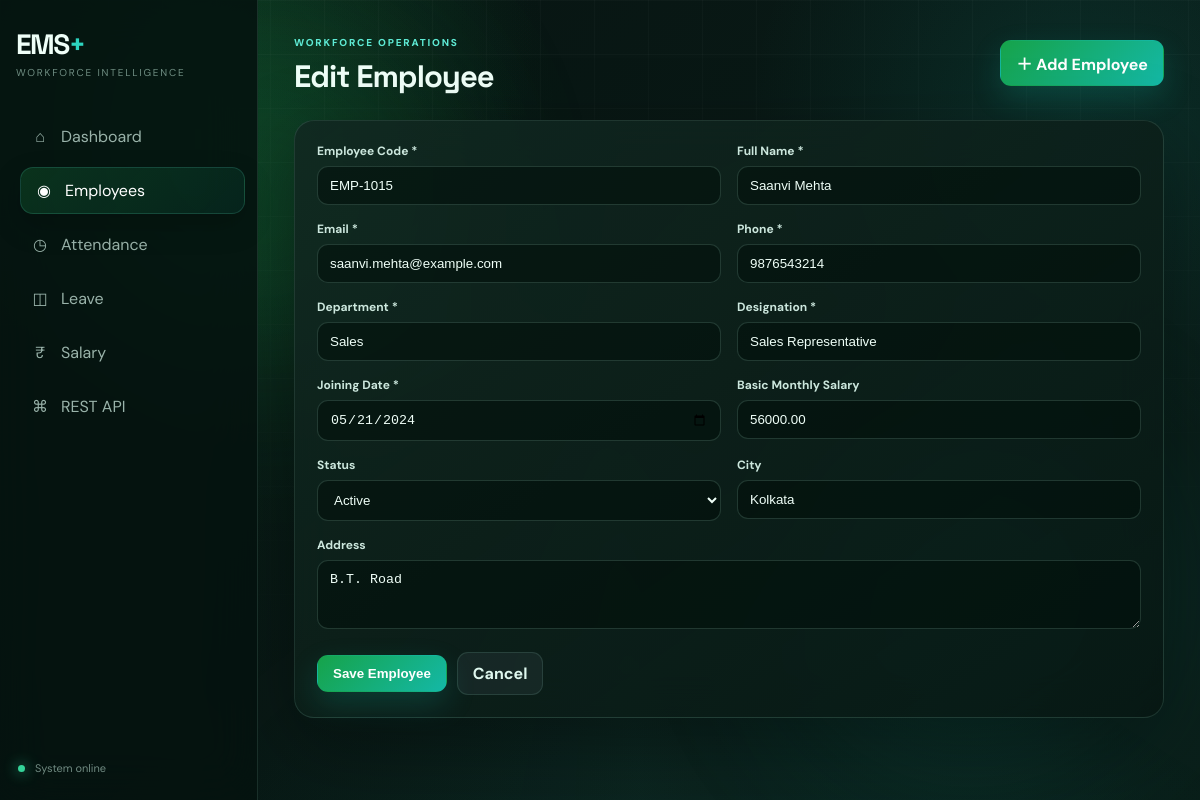
Page /employee-form.php?id=14 on the committed database.
### tables this page shows
CREATE TABLE IF NOT EXISTS employees (
 id INT UNSIGNED AUTO_INCREMENT PRIMARY KEY,
 employee_code VARCHAR(30) NOT NULL UNIQUE,
 name VARCHAR(120) NOT NULL,
 email VARCHAR(150) NOT NULL UNIQUE,
 phone VARCHAR(20) NOT NULL,
 department VARCHAR(100) NOT NULL,
 designation VARCHAR(100) NOT NULL,
 joining_date DATE NOT NULL,
 basic_salary DECIMAL(12,2) NOT NULL DEFAULT 0,
 status ENUM('active','inactive') NOT NULL DEFAULT 'active',
 address VARCHAR(255) DEFAULT NULL,
 city VARCHAR(100) DEFAULT NULL,
 created_at TIMESTAMP DEFAULT CURRENT_TIMESTAMP,
 updated_at TIMESTAMP DEFAULT CURRENT_TIMESTAMP ON UPDATE CURRENT_TIMESTAMP,
 INDEX idx_department(department), INDEX idx_status(status), INDEX idx_joining_date(joining_date)
);

### config/Database.php (called while the page is built, shortened)
<?php
class Database {
    private mysqli $connection;
    public function __construct() {
        $this->connection = new mysqli(DB_HOST, DB_USER, DB_PASS, DB_NAME);
        $this->connection->set_charset('utf8mb4');
    }
    public function getConnection(): mysqli { return $this->connection; }
}

### classes/Employee.php (called while the page is built, shortened)
<?php
class Employee {
    public function find(int $id): ?array { if($id<1)return null; $s=$this->db->prepare('SELECT * FROM employees WHERE id=?'); $s->bind_param('i',$id); $s->execute(); return $s->get_result()->fetch_assoc() ?: null; }
}

### config/bootstrap.php (called while the page is built, shortened)
<?php
require_once __DIR__ . '/Database.php';
require_once __DIR__ . '/../classes/Employee.php';
function e(mixed $value): string { return htmlspecialchars((string)($value ?? ''), ENT_QUOTES, 'UTF-8'); }

### public/employee-form.php (the view)
<?php require_once __DIR__.'/../config/bootstrap.php'; $db=new Database(); $m=new Employee($db->getConnection()); $id=(int)($_GET['id']??0); $r=$id?$m->find($id):null; if($id&&!$r) die('Employee not found'); $title=$id?'Edit Employee':'Add Employee'; $error=''; if($_SERVER['REQUEST_METHOD']==='POST'){ try { verify_csrf($_POST['csrf_token']??null); } catch(Throwable $securityError) { $error=$securityError->getMessage(); } $d=['employee_code'=>trim($_POST['employee_code']??''),'name'=>trim($_POST['name']??''),'email'=>trim($_POST['email']??''),'phone'=>trim($_POST['phone']??''),'department'=>trim($_POST['department']??''),'designation'=>trim($_POST['designation']??''),'joining_date'=>$_POST['joining_date']??'','basic_salary'=>(float)($_POST['basic_salary']??0),'status'=>$_POST['status']??'active','address'=>trim($_POST['address']??''),'city'=>trim($_POST['city']??'')]; if(!$error && (!$d['employee_code']||!$d['name']||!filter_var($d['email'],FILTER_VALIDATE_EMAIL)||!$d['phone']||!$d['department']||!$d['designation']||!valid_date($d['joining_date'])))$error='Please complete all required fields with a valid email.'; else try{$id?$m->update($id,$d):$m->create($d);redirect('employees.php');}catch(Throwable $e){$error=$e->getCode()===1062?'Employee code or email already exists.':'Unable to save employee.';} } require_once __DIR__.'/../partials/header.php'; ?>
<section class="panel"><?php if($error):?><div class="alert"><?=e($error)?></div><?php endif;?><form method="post"><input type="hidden" name="csrf_token" value="<?=e(csrf_token())?>"><div class="form-grid"><div class="field"><label>Employee Code *</label><input class="input" name="employee_code" value="<?=e($r['employee_code']??$_POST['employee_code']??'')?>" required></div><div class="field"><label>Full Name *</label><input class="input" name="name" value="<?=e($r['name']??$_POST['name']??'')?>" required></div><div class="field"><label>Email *</label><input class="input" type="email" name="email" value="<?=e($r['email']??$_POST['email']??'')?>" required></div><div class="field"><label>Phone *</label><input class="input" name="phone" value="<?=e($r['phone']??$_POST['phone']??'')?>" required></div><div class="field"><label>Department *</label><input class="input" name="department" value="<?=e($r['department']??$_POST['department']??'')?>" required></div><div class="field"><label>Designation *</label><input class="input" name="designation" value="<?=e($r['designation']??$_POST['designation']??'')?>" required></div><div class="field"><label>Joining Date *</label><input class="input" type="date" name="joining_date" value="<?=e($r['joining_date']??$_POST['joining_date']??date('Y-m-d'))?>" required></div><div class="field"><label>Basic Monthly Salary</label><input class="input" type="number" step="0.01" min="0" name="basic_salary" value="<?=e((string)($r['basic_salary']??$_POST['basic_salary']??0))?>"></div><div class="field"><label>Status</label><select class="select" name="status"><option value="active" <?=($r['status']??$_POST['status']??'active')==='active'?'selected':''?>>Active</option><option value="inactive" <?=($r['status']??$_POST['status']??'')==='inactive'?'selected':''?>>Inactive</option></select></div><div class="field"><label>City</label><input class="input" name="city" value="<?=e($r['city']??$_POST['city']??'')?>"></div><div class="field" style="grid-column:1/-1"><label>Address</label><textarea class="textarea" name="address" rows="3"><?=e($r['address']??$_POST['address']??'')?></textarea></div></div><div class="toolbar" style="margin-top:18px"><button class="btn btn-primary">Save Employee</button><a class="btn btn-secondary" href="employees.php">Cancel</a></div></form></section><?php require_once __DIR__.'/../partials/footer.php'; ?>

### public/assets/css/app.css (style rules this page uses)
:root { --bg:#071311;--bg2:#0b1f1a;--surface:rgba(13,30,25,.82);--surface2:rgba(18,40,33,.92);--ink:#effff8;--muted:#91aaa1;--line:rgba(159,220,198,.14);--primary:#22c55e;--primary2:#14b8a6;--cyan:#2dd4bf;--success:#34d399;--danger:#fb7185;--warning:#fbbf24;--shadow:0 26px 80px rgba(0,0,0,.35);font-family:"DM Sans",system-ui,sans-serif }
* { box-sizing:border-box }
html { scroll-behavior:smooth }
body { margin:0;min-height:100vh;color:var(--ink);background:radial-gradient(circle at 15% 5%,rgba(34,197,94,.16),transparent 28%),radial-gradient(circle at 90% 15%,rgba(20,184,166,.13),transparent 26%),linear-gradient(135deg,var(--bg),var(--bg2));overflow-x:hidden }
body:after { content:"";position:fixed;inset:0;pointer-events:none;background-image:linear-gradient(rgba(255,255,255,.025) 1px,transparent 1px),linear-gradient(90deg,rgba(255,255,255,.025) 1px,transparent 1px);background-size:54px 54px;mask-image:linear-gradient(to bottom,black,transparent 82%);z-index:-3 }
a { text-decoration:none;color:inherit }
.card,.panel { background:linear-gradient(145deg,rgba(17,40,33,.9),rgba(7,22,18,.84));border:1px solid var(--line);border-radius:20px;box-shadow:var(--shadow);backdrop-filter:blur(20px) }
.panel { padding:22px;margin-top:18px;animation:rise .5s ease both }
.btn { display:inline-flex;align-items:center;justify-content:center;border:1px solid transparent;border-radius:11px;padding:10px 15px;font-weight:700;cursor:pointer;transition:.22s;white-space:nowrap }
.btn-primary { background:linear-gradient(135deg,#16a34a,#14b8a6);color:#fff;box-shadow:0 12px 30px rgba(20,184,166,.2) }
.btn-secondary { background:rgba(148,163,184,.08);border-color:var(--line);color:#dff8ef }
.toolbar { display:flex;gap:10px;align-items:center }
.input,.select,.textarea { width:100%;border:1px solid rgba(159,220,198,.18);border-radius:11px;padding:11px 12px;background:rgba(3,16,12,.58);color:var(--ink);outline:none;transition:.2s }
.input::placeholder { color:#627d73 }
.select option { background:#10251f;color:#fff }
.form-grid { display:grid;grid-template-columns:repeat(2,1fr);gap:16px }
.field label { display:block;font-size:12px;font-weight:700;margin:0 0 7px;color:#cce7dd }

### rows in the picture
employees: employee_code "EMP-1015", name "Saanvi Mehta", email "saanvi.mehta@example.com", phone "9876543214", department "Sales", designation "Sales Representative", joining_date "05/21/2024", basic_salary "56000.00", status "Active", city "Kolkata", address "B.T. Road"

### other values in the picture
$title "Edit Employee"
